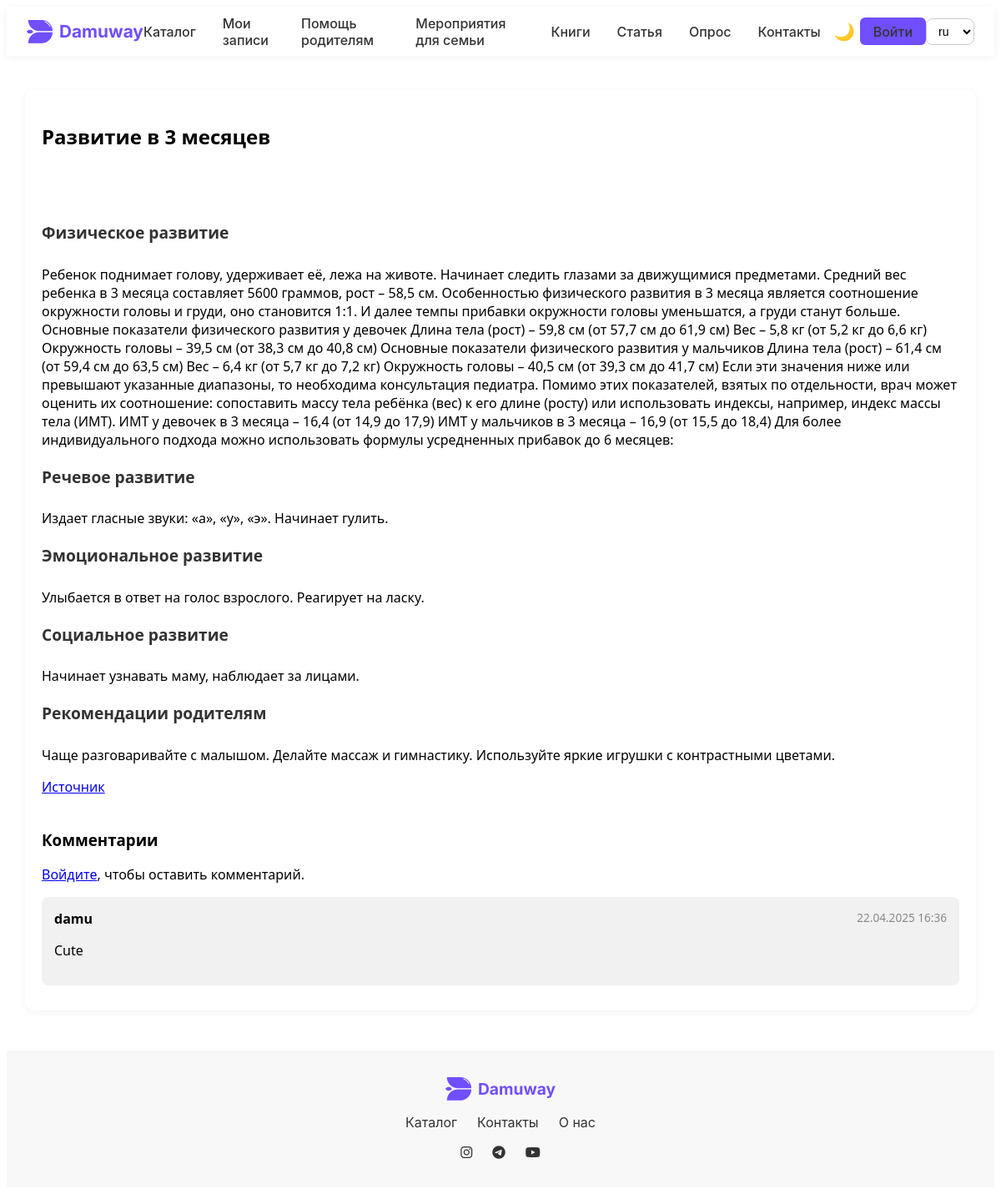
The page /ru/development/3/ on the database its author committed.
### apps/childDevelopment/models.py (models this page shows, shortened)
class ChildDevelopment(models.Model):
    AGE_CHOICES = [(i, f"{i} месяцев") for i in range(1, 73)]
    age = models.IntegerField(choices=AGE_CHOICES, unique=True, verbose_name="Возраст (месяцев)")
    physical = models.TextField(verbose_name="Физическое развитие")
    speech = models.TextField(verbose_name="Речевое развитие")
    emotional = models.TextField(verbose_name="Эмоциональное развитие")
    social = models.TextField(verbose_name="Социальное развитие")
    recommendations = models.TextField(verbose_name="Рекомендации родителям")
    image = models.URLField(blank=True, null=True, verbose_name="Изображение (ссылка)")
    source = models.URLField(blank=True, null=True, verbose_name="Источник информации")
    class Meta:
        verbose_name = "Этап развития"
        verbose_name_plural = "Развитие ребенка по возрасту"
        ordering = ["age"]

class DevelopmentComment(models.Model):
    development = models.ForeignKey(ChildDevelopment, on_delete=models.CASCADE, related_name="comments")
    user = models.ForeignKey(get_user_model(), on_delete=models.CASCADE, related_name="Development_comments")
    text = models.TextField(verbose_name="Комментарий")
    created_at = models.DateTimeField(auto_now_add=True)
    class Meta:
        verbose_name = "Комментарий"
        verbose_name_plural = "Комментарии"

### user/models.py (models this page shows)
class CustomUser(AbstractUser):
    email = models.EmailField(unique=True)
    pass

### apps/childDevelopment/views.py (the view, shortened to what this page needs)
# urls.py: path('<int:age>/', views.development_detail, name='development_detail'),
def development_detail(request, age):
    development = get_object_or_404(ChildDevelopment, age=age)
    comments = development.comments.all()
    return render(request, 'child/development_detail.html', {
        'development': development,
        'comments': comments
    })

### templates/child/development_detail.html (shortened to what this page needs)
{% extends 'base.html' %}
{% load static %}
{% block extra_css %}
<link rel="stylesheet" href="{% static 'css/child/development.css' %}">
{% endblock %}
{% block content %}
<div class="dev-detail-wrapper">
  <h2>Развитие в {{ development.age }} месяцев</h2>
  <div class="dev-section">
    <h4>Физическое развитие</h4>
    <p>{{ development.physical }}</p>
    <h4>Речевое развитие</h4>
    <p>{{ development.speech }}</p>
    <h4>Эмоциональное развитие</h4>
    <p>{{ development.emotional }}</p>
    <h4>Социальное развитие</h4>
    <p>{{ development.social }}</p>
    <h4>Рекомендации родителям</h4>
    <p>{{ development.recommendations }}</p>
    {% if development.source %}
      <p><a href="{{ development.source }}" target="_blank">Источник</a></p>
    {% endif %}
  </div>
  <div class="dev-comments">
    <h3>Комментарии</h3>
    {% if user.is_authenticated %}
      <form method="post">
        {% csrf_token %}
        <textarea name="text" class="dev-textarea" placeholder="Ваш комментарий..." required></textarea>
        <button type="submit" class="dev-btn">Отправить</button>
      </form>
    {% else %}
      <p><a href="{% url 'login' %}">Войдите</a>, чтобы оставить комментарий.</p>
    {% endif %}
    {% for comment in comments %}
      <div class="dev-comment">
        <strong>{{ comment.user.username }}</strong>
        <span class="dev-date">{{ comment.created_at|date:"d.m.Y H:i" }}</span>
        <p>{{ comment.text }}</p>
      </div>
    {% endfor %}
  </div>
</div>
{% endblock %}

### static/css/navbar_footer.css (style rules this page uses)
:root { --main-color: #714EFF; --transition: all 0.3s ease; }
body, .navbar, .footer, .nav-container, .footer-container, .nav-menu a, .nav-auth a, .mobile-nav, .profile-dropdown, .card, .category-card, .section-card, .login-btn, .theme-btn, h1, h2, h3, p { transition: background-color 0.3s ease, color 0.3s ease, box-shadow 0.3s ease; }

### static/css/child/development.css (style rules this page uses)
.dev-wrapper, .dev-detail-wrapper { max-width: 1100px; margin: 40px auto; padding: 20px; font-family: 'Segoe UI', sans-serif; background: #ffffff; border-radius: 12px; box-shadow: 0 2px 10px rgba(0,0,0,0.05); }
.dev-section h4 { margin-top: 20px; font-size: 1.2rem; color: #333; }
.dev-comments { margin-top: 40px; }
.dev-comment { background: #f1f1f1; padding: 15px; border-radius: 8px; margin-bottom: 10px; }
.dev-comment .dev-date { float: right; font-size: 0.85rem; color: #888; }

### templates/base.html (style rules this page uses)
:root { --font-main: 'Inter', -apple-system, sans-serif; }
body { font-family: var(--font-main); -webkit-font-smoothing: antialiased; }

### rows shown on the page
ChildDevelopment: age "3", physical "Ребенок поднимает голову, удерживает её, лежа на животе. Начинает следить глазами за движущимися предметами. Средний вес ребенка в 3 месяца составляет 5600 граммов, рост – 58,5 см. Особенностью физического развития в 3 месяца является соотношение окружности головы и груди, оно становится 1:1. И далее темпы прибавки окружности головы уменьшатся, а груди станут больше. Основные показатели физического развития у девочек Длина тела (рост) – 59,8 см (от 57,7 см до 61,9 см) Вес – 5,8 кг (от 5,2 кг до 6,6 кг) Окружность головы – 39,5 см (от 38,3 см до 40,8 см) Основные показатели физического развития у мальчиков Длина тела (рост) – 61,4 см (от 59,4 см до 63,5 см) Вес – 6,4 кг (от 5,7 кг до 7,2 кг)…", speech "Издает гласные звуки: «а», «у», «э». Начинает гулить.", emotional "Улыбается в ответ на голос взрослого. Реагирует на ласку.", social "Начинает узнавать маму, наблюдает за лицами.", recommendations "Чаще разговаривайте с малышом. Делайте массаж и гимнастику. Используйте яркие игрушки с контрастными цветами."
DevelopmentComment: user.username "damu", created_at "22.04.2025 16:36", text "Cute"
